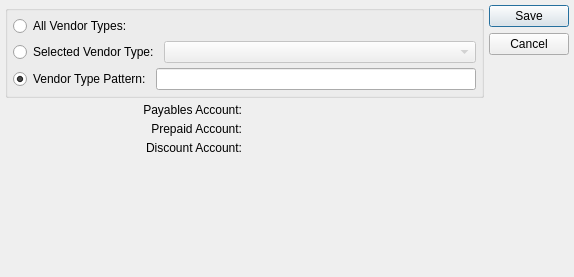
<?xml version="1.0" encoding="UTF-8"?>
<ui version="4.0">
 <comment>This file is part of the xTuple ERP: PostBooks Edition, a free and
open source Enterprise Resource Planning software suite,
Copyright (c) 1999-2011 by OpenMFG LLC, d/b/a xTuple.
It is licensed to you under the Common Public Attribution License
version 1.0, the full text of which (including xTuple-specific Exhibits)
is available at www.xtuple.com/CPAL.  By using this software, you agree
to be bound by its terms.</comment>
 <class>apAccountAssignment</class>
 <widget class="QDialog" name="apAccountAssignment">
  <property name="geometry">
   <rect>
    <x>0</x>
    <y>0</y>
    <width>574</width>
    <height>277</height>
   </rect>
  </property>
  <property name="windowTitle">
   <string>Payables Account Assignment</string>
  </property>
  <layout class="QGridLayout" name="gridLayout_2">
   <item row="0" column="0">
    <layout class="QVBoxLayout">
     <property name="spacing">
      <number>0</number>
     </property>
     <item>
      <layout class="QVBoxLayout">
       <property name="spacing">
        <number>5</number>
       </property>
       <item>
        <widget class="QGroupBox" name="_vendorTypeGroup">
         <property name="title">
          <string/>
         </property>
         <layout class="QGridLayout" name="gridLayout">
          <item row="0" column="0">
           <layout class="QHBoxLayout" name="horizontalLayout">
            <item>
             <widget class="QRadioButton" name="_allVendorTypes">
              <property name="text">
               <string>All Vendor Types:</string>
              </property>
             </widget>
            </item>
            <item>
             <spacer name="horizontalSpacer">
              <property name="orientation">
               <enum>Qt::Horizontal</enum>
              </property>
              <property name="sizeHint" stdset="0">
               <size>
                <width>40</width>
                <height>20</height>
               </size>
              </property>
             </spacer>
            </item>
           </layout>
          </item>
          <item row="1" column="0">
           <layout class="QHBoxLayout">
            <property name="spacing">
             <number>5</number>
            </property>
            <item>
             <widget class="QRadioButton" name="_selectedVendorType">
              <property name="text">
               <string>Selected Vendor Type:</string>
              </property>
             </widget>
            </item>
            <item>
             <widget class="XComboBox" name="_vendorTypes">
              <property name="enabled">
               <bool>false</bool>
              </property>
              <property name="sizePolicy">
               <sizepolicy hsizetype="Expanding" vsizetype="Fixed">
                <horstretch>0</horstretch>
                <verstretch>0</verstretch>
               </sizepolicy>
              </property>
             </widget>
            </item>
           </layout>
          </item>
          <item row="2" column="0">
           <layout class="QHBoxLayout">
            <property name="spacing">
             <number>5</number>
            </property>
            <item>
             <widget class="QRadioButton" name="_vendorTypePattern">
              <property name="text">
               <string>Vendor Type Pattern:</string>
              </property>
              <property name="checked">
               <bool>true</bool>
              </property>
             </widget>
            </item>
            <item>
             <widget class="XLineEdit" name="_vendorType">
              <property name="enabled">
               <bool>true</bool>
              </property>
             </widget>
            </item>
           </layout>
          </item>
         </layout>
        </widget>
       </item>
       <item>
        <layout class="QGridLayout">
         <property name="spacing">
          <number>5</number>
         </property>
         <item row="1" column="0">
          <widget class="QLabel" name="_prepaidAccountLit">
           <property name="text">
            <string>Prepaid Account:</string>
           </property>
           <property name="alignment">
            <set>Qt::AlignRight|Qt::AlignTrailing|Qt::AlignVCenter</set>
           </property>
          </widget>
         </item>
         <item row="1" column="1">
          <widget class="GLCluster" name="_prepaid"/>
         </item>
         <item row="2" column="0">
          <widget class="QLabel" name="_discountAccountLit">
           <property name="text">
            <string>Discount Account:</string>
           </property>
           <property name="alignment">
            <set>Qt::AlignRight|Qt::AlignTrailing|Qt::AlignVCenter</set>
           </property>
          </widget>
         </item>
         <item row="0" column="0">
          <widget class="QLabel" name="_apAccountLit">
           <property name="text">
            <string>Payables Account:</string>
           </property>
           <property name="alignment">
            <set>Qt::AlignRight|Qt::AlignTrailing|Qt::AlignVCenter</set>
           </property>
          </widget>
         </item>
         <item row="0" column="1">
          <widget class="GLCluster" name="_ap"/>
         </item>
         <item row="2" column="1">
          <widget class="GLCluster" name="_discount"/>
         </item>
        </layout>
       </item>
      </layout>
     </item>
     <item>
      <spacer>
       <property name="orientation">
        <enum>Qt::Vertical</enum>
       </property>
       <property name="sizeType">
        <enum>QSizePolicy::Expanding</enum>
       </property>
       <property name="sizeHint" stdset="0">
        <size>
         <width>16</width>
         <height>0</height>
        </size>
       </property>
      </spacer>
     </item>
    </layout>
   </item>
   <item row="0" column="1">
    <layout class="QVBoxLayout">
     <property name="spacing">
      <number>0</number>
     </property>
     <item>
      <layout class="QVBoxLayout">
       <property name="spacing">
        <number>5</number>
       </property>
       <item>
        <widget class="QDialogButtonBox" name="_buttonBox">
         <property name="orientation">
          <enum>Qt::Vertical</enum>
         </property>
         <property name="standardButtons">
          <set>QDialogButtonBox::Cancel|QDialogButtonBox::Save</set>
         </property>
        </widget>
       </item>
      </layout>
     </item>
     <item>
      <spacer>
       <property name="orientation">
        <enum>Qt::Vertical</enum>
       </property>
       <property name="sizeType">
        <enum>QSizePolicy::Expanding</enum>
       </property>
       <property name="sizeHint" stdset="0">
        <size>
         <width>20</width>
         <height>0</height>
        </size>
       </property>
      </spacer>
     </item>
    </layout>
   </item>
  </layout>
 </widget>
 <layoutdefault spacing="5" margin="5"/>
 <pixmapfunction>qPixmapFromMimeSource</pixmapfunction>
 <customwidgets>
  <customwidget>
   <class>GLCluster</class>
   <extends>QWidget</extends>
   <header>glcluster.h</header>
  </customwidget>
  <customwidget>
   <class>XComboBox</class>
   <extends>QComboBox</extends>
   <header>xcombobox.h</header>
  </customwidget>
  <customwidget>
   <class>XLineEdit</class>
   <extends>QLineEdit</extends>
   <header>xlineedit.h</header>
  </customwidget>
 </customwidgets>
 <tabstops>
  <tabstop>_selectedVendorType</tabstop>
  <tabstop>_vendorTypes</tabstop>
  <tabstop>_vendorTypePattern</tabstop>
  <tabstop>_vendorType</tabstop>
  <tabstop>_ap</tabstop>
  <tabstop>_prepaid</tabstop>
  <tabstop>_discount</tabstop>
  <tabstop>_allVendorTypes</tabstop>
 </tabstops>
 <resources/>
 <connections>
  <connection>
   <sender>_selectedVendorType</sender>
   <signal>toggled(bool)</signal>
   <receiver>_vendorTypes</receiver>
   <slot>setEnabled(bool)</slot>
   <hints>
    <hint type="sourcelabel">
     <x>20</x>
     <y>20</y>
    </hint>
    <hint type="destinationlabel">
     <x>20</x>
     <y>20</y>
    </hint>
   </hints>
  </connection>
  <connection>
   <sender>_vendorTypePattern</sender>
   <signal>toggled(bool)</signal>
   <receiver>_vendorType</receiver>
   <slot>setEnabled(bool)</slot>
   <hints>
    <hint type="sourcelabel">
     <x>20</x>
     <y>20</y>
    </hint>
    <hint type="destinationlabel">
     <x>20</x>
     <y>20</y>
    </hint>
   </hints>
  </connection>
 </connections>
</ui>
